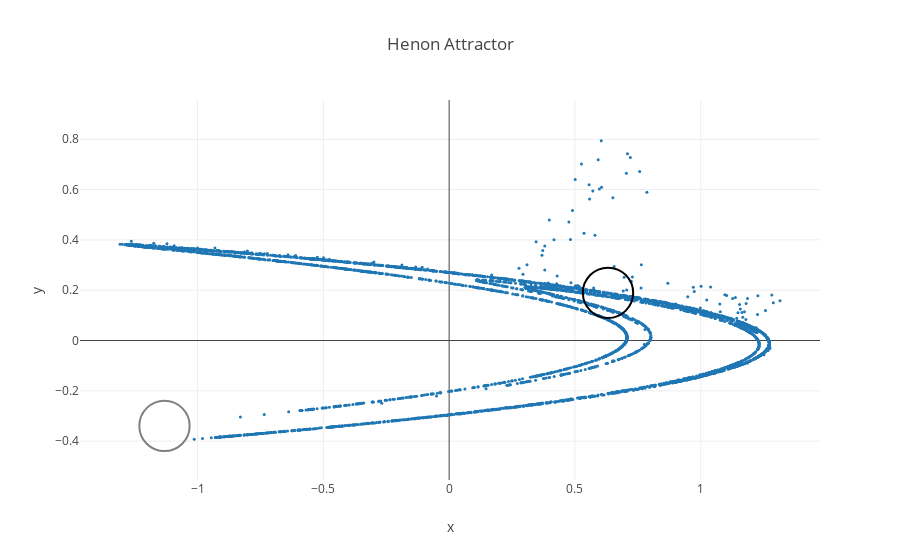

Source (notebook cell):
### Code cell
((xf1, yf1), (xf2, yf2)) = fixed_points(a=1.4, b=0.3)

radius = 0.1

layout = go.Layout(
    title='Henon Attractor',
    xaxis=dict(title='x'),
    yaxis=dict(title='y', scaleanchor='x'),
    showlegend=False,
    shapes=[
        {
            'type': 'circle',
            'xref': 'x',
            'yref': 'y',
            'x0': xf1 + radius,
            'y0': yf1 + radius,
            'x1': xf1 - radius,
            'y1': yf1 - radius,
            'line': { 'color': 'gray' },
        },
        {
            'type': 'circle',
            'xref': 'x',
            'yref': 'y',
            'x0': xf2 + radius,
            'y0': yf2 + radius,
            'x1': xf2 - radius,
            'y1': yf2 - radius,
        },
    ]
)

x = []
y = []

for i in range(50):
    x0, y0 = np.random.uniform(0.2, 0.8, 2)
    
    xx, yy = henon_map(x0, y0, a=1.4, b=0.3, N=100)
    
    if np.abs(xx[-1]) < 10 and np.abs(yy[-1]) < 10:
        x += xx
        y += yy

figure = go.Figure([
    go.Scatter(x=x, y=y, mode='markers', marker=dict(size=3))
], layout)

py.iplot(figure)

### Figure 1 — Plotly figure (JSON) as saved in the notebook; plotly's stock layout.template omitted (floating-point values rounded to 4 significant figures; data arrays with more than 128 entries replaced by an {"elided": "..."} marker saying what was removed)
{"data": [{"marker": {"size": 3}, "mode": "markers", "type": "scatter", "uid": "81764757-4270-4c19-9a88-ab6b4650c190", "x": {"elided": "4141 float values"}, "y": {"elided": "4141 float values"}}], "layout": {"shapes": [{"line": {"color": "gray"}, "type": "circle", "x0": -1.031, "x1": -1.231, "xref": "x", "y0": -0.2394, "y1": -0.4394, "yref": "y"}, {"type": "circle", "x0": 0.7314, "x1": 0.5314, "xref": "x", "y0": 0.2894, "y1": 0.08941, "yref": "y"}], "showlegend": false, "title": "Henon Attractor", "xaxis": {"title": "x"}, "yaxis": {"scaleanchor": "x", "title": "y"}}}
